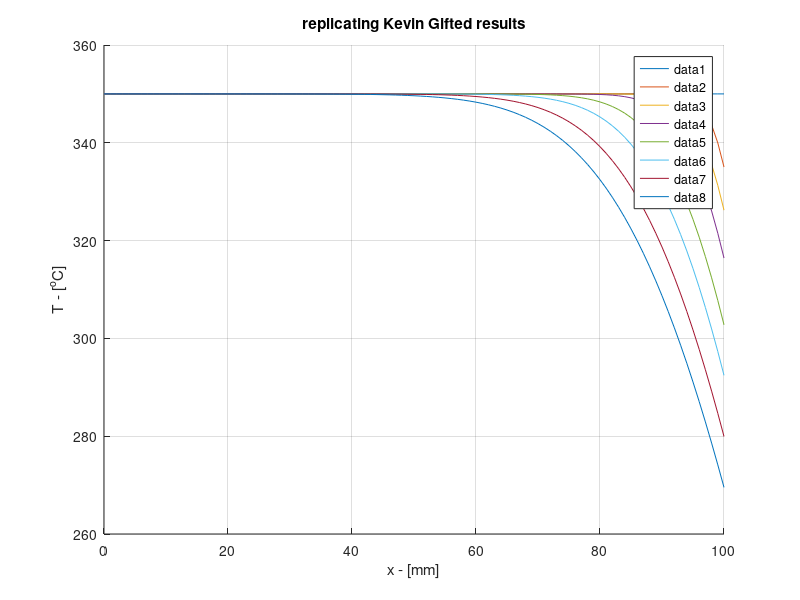

The MATLAB source for this figure:
clear; clc; 
close all;
% Information given
h = 150;% w/m^2k convection coeff 
k = 11; % w/mk conduction coeff
N = 101; % nodes
r = 0.2/2; % meters % Bad Conversion cm to meters % Used diameter (0.2m) instead of radius (0.1m)
rhost = 7810; % density of steel % Bad Conversion (kg is SI unit. grams is not standard SI).
rhoair = 1.204; % density of air
V_room = 25; % meters cubed
cpst = 0.51*1e3; % kj/kgk specific heat steel % Bad Conversion (J is SI unit, kJ is not standard SI)
cpair = 1.006; % kj/kgk specific heat air
Tamb = 24; % room temperature centigrade
Tin = 350; % sphere temperature initial centigrade
Tfn = 24; % sphere temperature final centigrade
alpha = k/(rhost*cpst);
Ac = pi*r^2;
P = 4*r;
m=sqrt(h*P/(k*Ac));
% Creating grid necessary for nodal analysis
ri = linspace(0,r,N)';
dr = ri(2)-ri(1);

% Creating Matrix
A = zeros(N); 
A(1,1) = -6*alpha/dr^2;
A(1,2) = 6*alpha/dr^2;


% Column Vector
 b = zeros(N,1);
% b(1) = -Tamb;


% NODES
for i = 2:N-1
    A(i,i-1) = alpha*(1-dr/ri(i))/dr^2;
    A(i,i) = -2*alpha/dr^2;
    A(i,i+1) = alpha*(1+dr/ri(i))/dr^2;
    %b(i) = alpha*m^2*Tin;
end % This is for middle NODES


% Equations for next step
A(N,N-1) = 2*alpha/dr^2;
A(N,N) = -2*alpha*(1+(1+dr/r)*h*dr/k)/dr^2;
b(N) = -2*alpha*(1+dr/r)/dr^2;


% Time variables and Steps
dt = 25e-3;
tf=300;
t = 0:dt:tf;
numTimehops = length(t);

% Matrices created
I = eye(N);
m1 = I-dt/2*A;
m2 = I+dt/2*A;

T = zeros(N,numTimehops);

T(:,1) = Tin;

invm1 = m1\I;

for i = 1:numTimehops-1
    T(:,i+1) = invm1*m2*T(:,i)+dt*invm1*b;
    
end


%% Plotting 0 to 60s
hold on;
grid on;

timechecks = [1,2,5,10,20,30,45,60]*(1/dt); % Replicates Kevin's Results Gifts for temperature profiles up to one minute. 
timechecks(1) = 1;
plot(ri*1000,T(:,timechecks)); % m to mm conversion is 1000
%title(['T vs x step every', num2str(100*dt),' from 0s to ', num2str(tf),'s']);
title('replicating Kevin Gifted results');
xlabel('x - [mm]'); 
ylabel('T - [^oC]');
legend

%% Plotting 0 to 1 hour

% Time variables and Steps
%dt = 25e-3;
%tf2=3600;
%t = 0:dt:tf;
%numTimehops = length(t);

% Matrices created
%I = eye(N);
%m1 = I-dt/2*A;
%m2 = I+dt/2*A;

%T = zeros(N,numTimehops);

%T(:,1) = Tin;

%invm1 = m1\I;

%for i = 1:numTimehops-1
 %   T(:,i+1) = invm1*m2*T(:,i)+dt*invm1*b;
    
%end


%hold on;
%grid on;

%% Jacobi Solution for equation
%tic
%Tsolg = Gaus(A,b)
%Guasselim_time = toc

% Jacobi time
%tol = 0.125e-12;
%itmax = 1e6;
%Tguess = 0*ones(N,1);
%tic

%Tsol_cobi = Jacobmethod(A,b,Tguess,tol,itmax);
%Jacobi_time = toc






